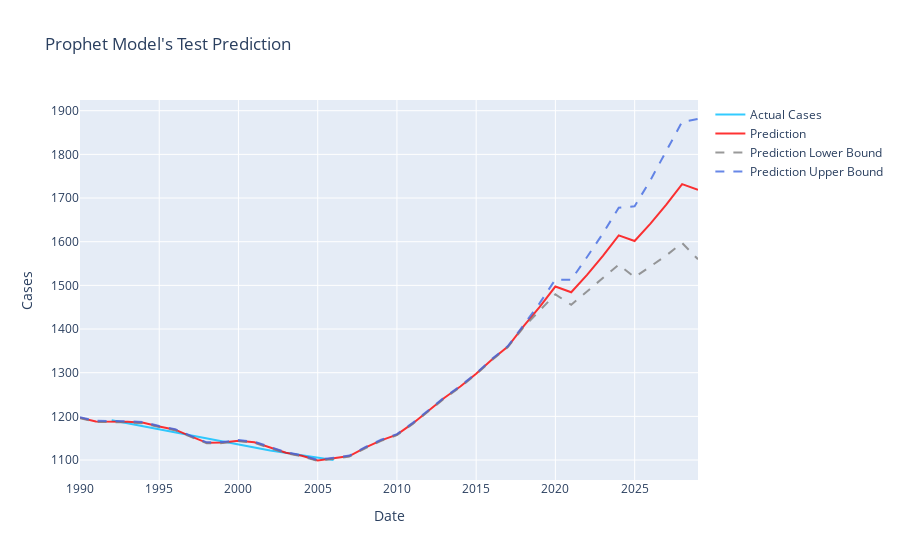

This figure's notebook cell:
### Code cell
import plotly.graph_objects as go

test_fig = go.Figure() 
test_fig.add_trace(go.Scatter(
                x= test_ts.index,
                y= test_ts.y,
                name = "Actual Cases",
                line_color= "deepskyblue",
                mode = 'lines',
                opacity= 0.8))
test_fig.add_trace(go.Scatter(
                x= prophet_pred.index,
                y= prophet_pred.yhat,
                name= "Prediction",
                mode = 'lines',
                line_color = 'red',
                opacity= 0.8))
test_fig.add_trace(go.Scatter(
                x= prophet_pred.index,
                y= prophet_pred.yhat_lower,
                name= "Prediction Lower Bound",
                mode = 'lines',
                line = dict(color='gray', width=2, dash='dash'),
                opacity= 0.8))
test_fig.add_trace(go.Scatter(
                x= prophet_pred.index,
                y= prophet_pred.yhat_upper,
                name= "Prediction Upper Bound",
                mode = 'lines',
                line = dict(color='royalblue', width=2, dash='dash'),
                opacity = 0.8
                ))

test_fig.update_layout(title_text= "Prophet Model's Test Prediction",
                       xaxis_title="Date", yaxis_title="Cases",)

test_fig.show()
